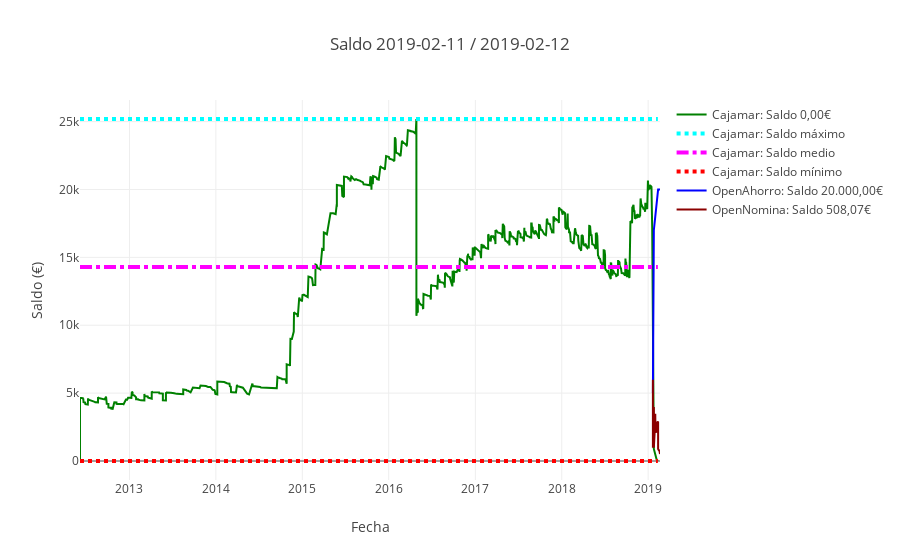

This figure's notebook cell:
### Markdown cell above
Plot

### Code cell
layout = go.Layout(title = 'Saldo ' + str(fechasCaja[-1]) + ' / ' + str(fechasOpen[0]),
              xaxis = dict(title = 'Fecha'),
              yaxis = dict(title = 'Saldo (€)'),
              showlegend = True
)

fig = dict(data=data, layout=layout)
py.offline.iplot(fig, filename='styled-line')

### Figure 1 — Plotly figure (JSON) as saved in the notebook; plotly's stock layout.template omitted (floating-point values rounded to 4 significant figures; data arrays with more than 128 entries replaced by an {"elided": "..."} marker saying what was removed)
{"data": [{"line": {"color": "green"}, "mode": "lines", "name": "Cajamar: Saldo 0,00€", "type": "scatter", "uid": "b757e90f-4b48-4c66-a72f-db342f8285b0", "x": {"elided": "1324 str values"}, "y": {"elided": "1324 float values"}}, {"line": {"color": "cyan", "dash": "dot", "width": 4}, "name": "Cajamar: Saldo máximo", "type": "scatter", "uid": "ee4b994c-abc6-46b2-9054-0f80b119e996", "x": {"elided": "1324 str values"}, "y": {"elided": "1324 float values"}}, {"line": {"color": "magenta", "dash": "dashdot", "width": 4}, "name": "Cajamar: Saldo medio", "type": "scatter", "uid": "36b8769d-d80c-40da-9905-3fbc5a5bb5bc", "x": {"elided": "1324 str values"}, "y": {"elided": "1324 float values"}}, {"line": {"color": "red", "dash": "dot", "width": 4}, "name": "Cajamar: Saldo mínimo", "type": "scatter", "uid": "cdc95540-8011-482c-a1c3-1c1c6608b137", "x": {"elided": "1324 str values"}, "y": {"elided": "1324 int values"}}, {"line": {"color": "blue"}, "mode": "lines", "name": "OpenAhorro: Saldo 20.000,00€", "type": "scatter", "uid": "166e41bc-4dfb-4233-b88d-f19e39baeeb6", "x": ["2019-02-20", "2019-02-12", "2019-01-31", "2019-01-25", "2019-01-24", "2019-01-23", "2019-01-22", "2019-01-21"], "y": [20000, 20000, 18000, 17000, 14000, 11000, 8000, 5000]}, {"line": {"color": "darkred"}, "mode": "lines", "name": "OpenNomina: Saldo 508,07€", "type": "scatter", "uid": "80e6db81-451c-4532-9956-f6a7f9e05a2e", "x": ["2019-02-20", "2019-02-20", "2019-02-19", "2019-02-19", "2019-02-18", "2019-02-15", "2019-02-15", "2019-02-14", "2019-02-13", "2019-02-12", "2019-02-12", "2019-02-11", "2019-02-11", "2019-02-07", "2019-02-07", "2019-02-06", "2019-02-06", "2019-02-06", "2019-02-04", "2019-02-01", "2019-02-01", "2019-02-01", "2019-01-31", "2019-01-31", "2019-01-28", "2019-01-25", "2019-01-25", "2019-01-25", "2019-01-24", "2019-01-24", "2019-01-23", "2019-01-23", "2019-01-22", "2019-01-22", "2019-01-22", "2019-01-21", "2019-01-21", "2019-01-21", "2019-01-21", "2019-01-21", "2019-01-21"], "y": [508.1, 555.2, 704.2, 723.0, 727.6, 791.5, 802.5, 838.5, 839.6, 888.3, 2888.0, 2833.0, 2866.0, 2883.0, 2903.0, 2103.0, 2132.0, 2178.0, 2186.0, 2107.0, 2161.0, 2226.0, 2471.0, 3471.0, 1976.0, 976.3, 977.3, 3977.0, 977.3, 3977.0, 977.3, 3977.0, 977.3, 3977.0, 3980.0, 980.3, 5980.0, 2980.0, 2980.0, 2980, 3000]}], "layout": {"showlegend": true, "title": {"text": "Saldo 2019-02-11 / 2019-02-12"}, "xaxis": {"title": {"text": "Fecha"}}, "yaxis": {"title": {"text": "Saldo (€)"}}}}
